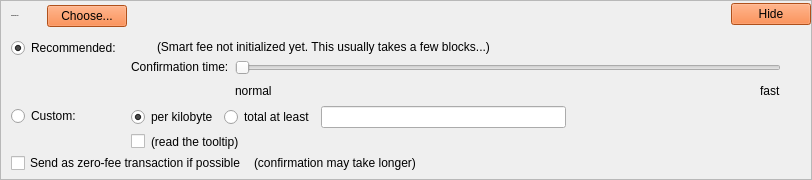
    <widget class="QFrame" name="frameFee">
     <property name="sizePolicy">
      <sizepolicy hsizetype="Expanding" vsizetype="Expanding">
       <horstretch>0</horstretch>
       <verstretch>0</verstretch>
      </sizepolicy>
     </property>
     <property name="maximumSize">
      <size>
       <width>16777215</width>
       <height>16777215</height>
      </size>
     </property>
     <property name="frameShape">
      <enum>QFrame::StyledPanel</enum>
     </property>
     <property name="frameShadow">
      <enum>QFrame::Sunken</enum>
     </property>
     <layout class="QVBoxLayout" name="verticalLayoutFee1">
      <property name="spacing">
       <number>0</number>
      </property>
      <property name="leftMargin">
       <number>0</number>
      </property>
      <property name="topMargin">
       <number>0</number>
      </property>
      <property name="rightMargin">
       <number>0</number>
      </property>
      <property name="bottomMargin">
       <number>0</number>
      </property>
      <item>
       <layout class="QVBoxLayout" name="verticalLayoutFee2" stretch="0,0,0">
        <property name="spacing">
         <number>0</number>
        </property>
        <property name="leftMargin">
         <number>10</number>
        </property>
        <property name="topMargin">
         <number>0</number>
        </property>
        <item>
         <layout class="QHBoxLayout" name="horizontalLayoutFee1">
          <property name="bottomMargin">
           <number>0</number>
          </property>
          <item>
           <layout class="QVBoxLayout" name="verticalLayoutFee7">
            <property name="spacing">
             <number>0</number>
            </property>
            <item>
             <spacer name="verticalSpacerSmartFee">
              <property name="orientation">
               <enum>Qt::Vertical</enum>
              </property>
              <property name="sizeType">
               <enum>QSizePolicy::Fixed</enum>
              </property>
              <property name="sizeHint" stdset="0">
               <size>
                <width>1</width>
                <height>4</height>
               </size>
              </property>
             </spacer>
            </item>
            <item>
             <layout class="QHBoxLayout" name="horizontalLayoutSmartFee">
              <property name="spacing">
               <number>10</number>
              </property>
              <item>
               <widget class="QLabel" name="labelFeeHeadline">
                <property name="sizePolicy">
                 <sizepolicy hsizetype="Preferred" vsizetype="Maximum">
                  <horstretch>0</horstretch>
                  <verstretch>0</verstretch>
                 </sizepolicy>
                </property>
                <property name="font">
                 <font>
                  <pointsize>-1</pointsize>
                  <weight>75</weight>
                  <bold>true</bold>
                 </font>
                </property>
                <property name="styleSheet">
                 <string notr="true">font-weight:bold;</string>
                </property>
                <property name="text">
                 <string>Transaction Fee:</string>
                </property>
               </widget>
              </item>
              <item>
               <widget class="QLabel" name="labelFeeMinimized">
                <property name="text">
                 <string/>
                </property>
               </widget>
              </item>
              <item>
               <widget class="QPushButton" name="buttonChooseFee">
                <property name="styleSheet">
                 <string notr="true">background-color:#f57026;</string>
                </property>
                <property name="text">
                 <string>Choose...</string>
                </property>
               </widget>
              </item>
             </layout>
            </item>
            <item>
             <spacer name="verticalSpacer_5">
              <property name="orientation">
               <enum>Qt::Vertical</enum>
              </property>
              <property name="sizeHint" stdset="0">
               <size>
                <width>1</width>
                <height>1</height>
               </size>
              </property>
             </spacer>
            </item>
           </layout>
          </item>
          <item>
           <spacer name="horizontalSpacer_4">
            <property name="orientation">
             <enum>Qt::Horizontal</enum>
            </property>
            <property name="sizeHint" stdset="0">
             <size>
              <width>40</width>
              <height>20</height>
             </size>
            </property>
           </spacer>
          </item>
          <item>
           <widget class="QPushButton" name="buttonMinimizeFee">
            <property name="toolTip">
             <string>collapse fee-settings</string>
            </property>
            <property name="styleSheet">
             <string notr="true">background-color:#f57026;</string>
            </property>
            <property name="text">
             <string>Hide</string>
            </property>
           </widget>
          </item>
         </layout>
        </item>
        <item>
         <widget class="QFrame" name="frameFeeSelection">
          <layout class="QVBoxLayout" name="verticalLayoutFee12">
           <property name="spacing">
            <number>0</number>
           </property>
           <property name="leftMargin">
            <number>0</number>
           </property>
           <property name="topMargin">
            <number>0</number>
           </property>
           <property name="rightMargin">
            <number>0</number>
           </property>
           <property name="bottomMargin">
            <number>0</number>
           </property>
           <item>
            <layout class="QGridLayout" name="gridLayoutFee">
             <property name="topMargin">
              <number>10</number>
             </property>
             <property name="bottomMargin">
              <number>4</number>
             </property>
             <property name="horizontalSpacing">
              <number>10</number>
             </property>
             <property name="verticalSpacing">
              <number>4</number>
             </property>
             <item row="1" column="1">
              <layout class="QVBoxLayout" name="verticalLayoutFee8">
               <property name="spacing">
                <number>6</number>
               </property>
               <item>
                <layout class="QHBoxLayout" name="horizontalLayoutFee13">
                 <item>
                  <widget class="QRadioButton" name="radioCustomPerKilobyte">
                   <property name="toolTip">
                    <string>If the custom fee is set to 1000 satoshis and the transaction is only 250 bytes, then &quot;per kilobyte&quot; only pays 250 satoshis in fee, while &quot;total at least&quot; pays 1000 satoshis. For transactions bigger than a kilobyte both pay by kilobyte.</string>
                   </property>
                   <property name="text">
                    <string>per kilobyte</string>
                   </property>
                   <property name="checked">
                    <bool>true</bool>
                   </property>
                   <attribute name="buttonGroup">
                    <string notr="true">groupCustomFee</string>
                   </attribute>
                  </widget>
                 </item>
                 <item>
                  <widget class="QRadioButton" name="radioCustomAtLeast">
                   <property name="toolTip">
                    <string>If the custom fee is set to 1000 satoshis and the transaction is only 250 bytes, then &quot;per kilobyte&quot; only pays 250 satoshis in fee, while &quot;total at least&quot; pays 1000 satoshis. For transactions bigger than a kilobyte both pay by kilobyte.</string>
                   </property>
                   <property name="text">
                    <string>total at least</string>
                   </property>
                   <attribute name="buttonGroup">
                    <string notr="true">groupCustomFee</string>
                   </attribute>
                  </widget>
                 </item>
                 <item>
                  <widget class="BitcoinAmountField" name="customFee"/>
                 </item>
                 <item>
                  <spacer name="horizontalSpacer_6">
                   <property name="orientation">
                    <enum>Qt::Horizontal</enum>
                   </property>
                   <property name="sizeHint" stdset="0">
                    <size>
                     <width>1</width>
                     <height>1</height>
                    </size>
                   </property>
                  </spacer>
                 </item>
                </layout>
               </item>
               <item>
                <layout class="QHBoxLayout" name="horizontalLayoutFee8">
                 <item>
                  <widget class="QCheckBox" name="checkBoxMinimumFee">
                   <property name="toolTip">
                    <string>Paying only the minimum fee is just fine as long as there is less transaction volume than space in the blocks. But be aware that this can end up in a never confirming transaction once there is more demand for bitcoin transactions than the network can process.</string>
                   </property>
                   <property name="text">
                    <string/>
                   </property>
                  </widget>
                 </item>
                 <item>
                  <widget class="QLabel" name="labelMinFeeWarning">
                   <property name="enabled">
                    <bool>true</bool>
                   </property>
                   <property name="toolTip">
                    <string>Paying only the minimum fee is just fine as long as there is less transaction volume than space in the blocks. But be aware that this can end up in a never confirming transaction once there is more demand for bitcoin transactions than the network can process.</string>
                   </property>
                   <property name="text">
                    <string>(read the tooltip)</string>
                   </property>
                   <property name="margin">
                    <number>5</number>
                   </property>
                  </widget>
                 </item>
                 <item>
                  <spacer name="horizontalSpacer_2">
                   <property name="orientation">
                    <enum>Qt::Horizontal</enum>
                   </property>
                   <property name="sizeHint" stdset="0">
                    <size>
                     <width>1</width>
                     <height>1</height>
                    </size>
                   </property>
                  </spacer>
                 </item>
                </layout>
               </item>
              </layout>
             </item>
             <item row="0" column="0">
              <layout class="QVBoxLayout" name="verticalLayoutFee4" stretch="0,1">
               <item>
                <widget class="QRadioButton" name="radioSmartFee">
                 <property name="text">
                  <string>Recommended:</string>
                 </property>
                 <property name="checked">
                  <bool>true</bool>
                 </property>
                 <attribute name="buttonGroup">
                  <string notr="true">groupFee</string>
                 </attribute>
                </widget>
               </item>
               <item>
                <spacer name="verticalSpacer_2">
                 <property name="orientation">
                  <enum>Qt::Vertical</enum>
                 </property>
                 <property name="sizeHint" stdset="0">
                  <size>
                   <width>1</width>
                   <height>1</height>
                  </size>
                 </property>
                </spacer>
               </item>
              </layout>
             </item>
             <item row="1" column="0">
              <layout class="QVBoxLayout" name="verticalLayoutFee9" stretch="0,1">
               <item>
                <widget class="QRadioButton" name="radioCustomFee">
                 <property name="text">
                  <string>Custom:</string>
                 </property>
                 <attribute name="buttonGroup">
                  <string notr="true">groupFee</string>
                 </attribute>
                </widget>
               </item>
               <item>
                <spacer name="verticalSpacer_6">
                 <property name="orientation">
                  <enum>Qt::Vertical</enum>
                 </property>
                 <property name="sizeHint" stdset="0">
                  <size>
                   <width>1</width>
                   <height>1</height>
                  </size>
                 </property>
                </spacer>
               </item>
              </layout>
             </item>
             <item row="0" column="1">
              <layout class="QVBoxLayout" name="verticalLayoutFee3" stretch="0,0,1">
               <property name="spacing">
                <number>6</number>
               </property>
               <property name="topMargin">
                <number>2</number>
               </property>
               <item>
                <layout class="QHBoxLayout" name="horizontalLayoutFee12">
                 <item>
                  <widget class="QLabel" name="labelSmartFee">
                   <property name="text">
                    <string/>
                   </property>
                   <property name="margin">
                    <number>2</number>
                   </property>
                  </widget>
                 </item>
                 <item>
                  <widget class="QLabel" name="labelFeeEstimation">
                   <property name="text">
                    <string/>
                   </property>
                  </widget>
                 </item>
                 <item>
                  <widget class="QLabel" name="labelSmartFee2">
                   <property name="text">
                    <string>(Smart fee not initialized yet. This usually takes a few blocks...)</string>
                   </property>
                   <property name="margin">
                    <number>2</number>
                   </property>
                  </widget>
                 </item>
                 <item>
                  <spacer name="horizontalSpacer_5">
                   <property name="orientation">
                    <enum>Qt::Horizontal</enum>
                   </property>
                   <property name="sizeHint" stdset="0">
                    <size>
                     <width>1</width>
                     <height>1</height>
                    </size>
                   </property>
                  </spacer>
                 </item>
                </layout>
               </item>
               <item>
                <layout class="QHBoxLayout" name="horizontalLayoutFee9">
                 <item>
                  <layout class="QVBoxLayout" name="verticalLayoutFee6">
                   <item>
                    <widget class="QLabel" name="labelSmartFee3">
                     <property name="text">
                      <string>Confirmation time:</string>
                     </property>
                     <property name="margin">
                      <number>2</number>
                     </property>
                    </widget>
                   </item>
                   <item>
                    <spacer name="verticalSpacer_3">
                     <property name="orientation">
                      <enum>Qt::Vertical</enum>
                     </property>
                     <property name="sizeHint" stdset="0">
                      <size>
                       <width>1</width>
                       <height>1</height>
                      </size>
                     </property>
                    </spacer>
                   </item>
                  </layout>
                 </item>
                 <item>
                  <layout class="QVBoxLayout" name="verticalLayoutFee5">
                   <property name="rightMargin">
                    <number>30</number>
                   </property>
                   <item>
                    <widget class="QSlider" name="sliderSmartFee">
                     <property name="minimum">
                      <number>0</number>
                     </property>
                     <property name="maximum">
                      <number>24</number>
                     </property>
                     <property name="pageStep">
                      <number>1</number>
                     </property>
                     <property name="value">
                      <number>0</number>
                     </property>
                     <property name="orientation">
                      <enum>Qt::Horizontal</enum>
                     </property>
                     <property name="invertedAppearance">
                      <bool>false</bool>
                     </property>
                     <property name="invertedControls">
                      <bool>false</bool>
                     </property>
                     <property name="tickPosition">
                      <enum>QSlider::NoTicks</enum>
                     </property>
                    </widget>
                   </item>
                   <item>
                    <layout class="QHBoxLayout" name="horizontalLayoutFee10">
                     <item>
                      <widget class="QLabel" name="labelSmartFeeNormal">
                       <property name="text">
                        <string>normal</string>
                       </property>
                      </widget>
                     </item>
                     <item>
                      <spacer name="horizontalSpacer_3">
                       <property name="orientation">
                        <enum>Qt::Horizontal</enum>
                       </property>
                       <property name="sizeHint" stdset="0">
                        <size>
                         <width>40</width>
                         <height>20</height>
                        </size>
                       </property>
                      </spacer>
                     </item>
                     <item>
                      <widget class="QLabel" name="labelSmartFeeFast">
                       <property name="text">
                        <string>fast</string>
                       </property>
                      </widget>
                     </item>
                    </layout>
                   </item>
                  </layout>
                 </item>
                </layout>
               </item>
               <item>
                <spacer name="verticalSpacer_4">
                 <property name="orientation">
                  <enum>Qt::Vertical</enum>
                 </property>
                 <property name="sizeHint" stdset="0">
                  <size>
                   <width>1</width>
                   <height>1</height>
                  </size>
                 </property>
                </spacer>
               </item>
              </layout>
             </item>
            </layout>
           </item>
           <item>
            <layout class="QHBoxLayout" name="horizontalLayoutFee5" stretch="0,0,0">
             <property name="spacing">
              <number>8</number>
             </property>
             <property name="bottomMargin">
              <number>4</number>
             </property>
             <item>
              <widget class="QCheckBox" name="checkBoxFreeTx">
               <property name="text">
                <string>Send as zero-fee transaction if possible</string>
               </property>
              </widget>
             </item>
             <item>
              <widget class="QLabel" name="labelFreeTx">
               <property name="text">
                <string>(confirmation may take longer)</string>
               </property>
               <property name="margin">
                <number>5</number>
               </property>
              </widget>
             </item>
             <item>
              <spacer name="horizontalSpacerFee5">
               <property name="orientation">
                <enum>Qt::Horizontal</enum>
               </property>
               <property name="sizeHint" stdset="0">
                <size>
                 <width>1</width>
                 <height>1</height>
                </size>
               </property>
              </spacer>
             </item>
            </layout>
           </item>
           <item>
            <spacer name="verticalSpacerFee2">
             <property name="orientation">
              <enum>Qt::Vertical</enum>
             </property>
             <property name="sizeHint" stdset="0">
              <size>
               <width>1</width>
               <height>1</height>
              </size>
             </property>
            </spacer>
           </item>
          </layout>
         </widget>
        </item>
        <item>
         <spacer name="verticalSpacerFee">
          <property name="orientation">
           <enum>Qt::Vertical</enum>
          </property>
          <property name="sizeHint" stdset="0">
           <size>
            <width>800</width>
            <height>1</height>
           </size>
          </property>
         </spacer>
        </item>
       </layout>
      </item>
     </layout>
    </widget>
